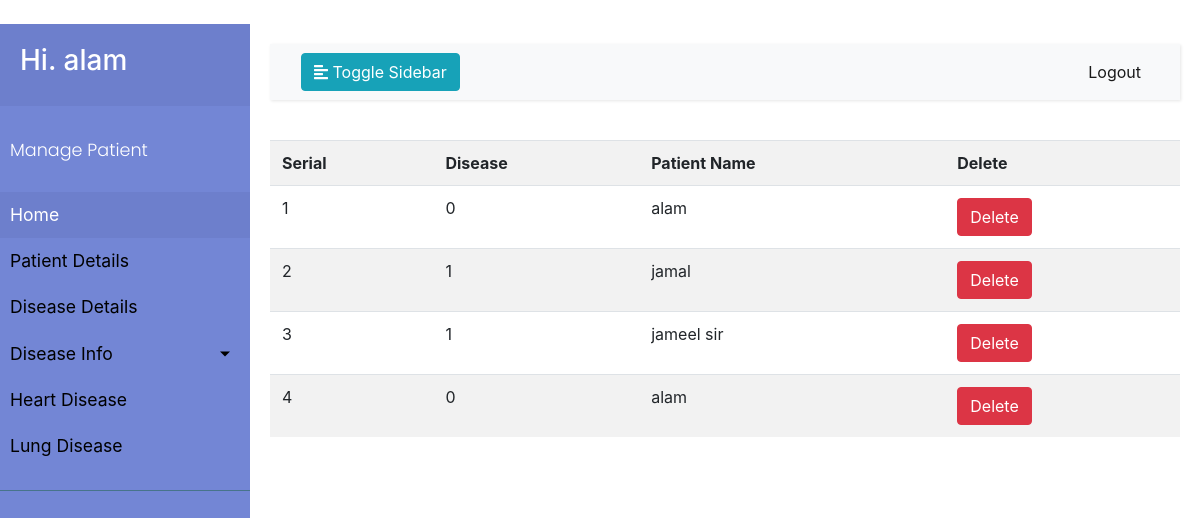
The page /admindiseasedetails (signed in) on the database its author committed.
### app/models.py (models this page shows)
class Patient_data(db.Model):
    id = db.Column(db.Integer, primary_key=True)
    name = db.Column(db.String(80), nullable=False)
    email = db.Column(db.String(200), nullable=True, unique=True)
    phone = db.Column(db.String(20), nullable=True, unique=False)
    added = db.Column(db.String(20), nullable=False, unique=False, default='No')
    h_disease=db.relationship('Heart_data',backref='pname')
    d_disease=db.relationship('Disease_Present_Data',backref='dname') #for one to one relationship only add uselist=false

class Disease_Present_Data(db.Model):
    did=db.Column(db.Integer, primary_key=True)
    disease=db.Column(db.Integer)
    pid=db.Column(db.Integer, db.ForeignKey('patient_data.id'))

### app/views.py (the view)
@app.route('/admindiseasedetails')
def admindiseasedetails():
    if not session.get('logged_in'):
        return redirect(url_for('elogin'))
    else:
        data=Disease_Present_Data.query.all()
        return render_template('admindiseasedetails.html',disease_data=data)

### app/views.py (called while the page is built)
@app.context_processor
def utility_processor():
    def thingspeek():
        datafromwebsite=urllib.request.urlopen("https://api.thingspeak.com/channels/744886/fields/1/last.txt");
        select=datafromwebsite.read();
        data = json.loads(select)
        return data
    return dict(thingspeek=thingspeek)

@app.after_request
def add_header(response):
    response.headers['X-UA-Compatible'] = 'IE=Edge,chrome=1'
    response.headers['Cache-Control'] = 'public, max-age=600'
    return response

### app/templates/admindiseasedetails.html (shortened to what this page needs)
{% extends "adminlayout.html" %}
{% block body%}
<table class="table table-striped">
            <tr>
              <th>Serial</th>
              <th>Disease</th>
			  <th>Patient Name</th>
			  <th>Delete </th>
            </tr>
            {% for row in disease_data %}
              <tr>
                <td>{{row.did}}</td>
                <td>{{row.disease}}</td>
				<td>{{row.dname.name}}</td>
				 <td>
                  <a href="/deletedisease/{{ row.did }}" class="btn btn-danger btn-xs" onclick="return confirm('Are You Sure For Delete?')">Delete</a>
                </td>
				</tr>
				{% endfor %}
				</table>
{% endblock%}

### app/templates/adminlayout.html (shortened to what this page needs)
﻿<!DOCTYPE html>
<html lang="en">
  <head>
    <link rel="stylesheet" href="static/css/adminstyle.css">
    <link href="{{url_for('static',filename='css/bootstrap.min.css' ) }}" rel="stylesheet">
  </head>
  <body>
    <div class="wrapper">
      <nav id="sidebar">
        <div class="sidebar-header">
          <h3>Hi. {{ session['user'][:4] }} </h3>
        </div>
        <ul class="list-unstyled components">
          <p>Manage Patient</p>
          <li class="active">
            <a href="/showpatientgraph">Home</a>
          </li>
          <li>
            <a href="/showpatient">Patient Details</a>
          </li>
          <li>
            <a href="/admindiseasedetails">Disease Details</a>
          </li>
          <li>
            <a href="#pageSubmenu" data-toggle="collapse" aria-expanded="false" class="dropdown-toggle">Disease Info</a>
          </li>
          <li>
            <a href="#">Heart Disease</a>
          </li>
          <li>
            <a href="#">Lung Disease</a>
          </li>
        </ul>
      </nav>
      <div id="content">
        <nav class="navbar navbar-expand-lg navbar-light bg-light">
          <div class="container-fluid">
            <button type="button" id="sidebarCollapse" class="btn btn-info">
            <i class="fas fa-align-left"></i>
            <span>Toggle Sidebar</span>
            </button>
            <div class="collapse navbar-collapse" id="navbarSupportedContent">
              <ul class="nav navbar-nav ml-auto">
                <li class="nav-item active">
                  <a class="nav-link" href="/logout">Logout</a>
                </li>
              </ul>
            </div>
          </div>
        </nav>
        {% block body%} {% endblock %}
      </div>
    </div>
  </body>
</html>

### app/static/css/adminstyle.css (style rules this page uses)
body { font-family: 'Poppins', sans-serif; background: #fafafa; }
p { font-family: 'Poppins', sans-serif; font-size: 1.1em; font-weight: 300; line-height: 1.7em; color: #999; }
a, a:hover, a:focus { color: inherit; text-decoration: none; transition: all 0.3s; }
.navbar { padding: 15px 10px; background: #fff; border: none; border-radius: 0; margin-bottom: 40px; box-shadow: 1px 1px 3px rgba(0, 0, 0, 0.1); }
.wrapper { display: flex; width: 100%; align-items: stretch; }
#sidebar { min-width: 250px; max-width: 250px; background: #7386D5; color: #fff; transition: all 0.3s; }
#sidebar .sidebar-header { padding: 20px; background: #6d7fcc; }
#sidebar ul.components { padding: 20px 0; border-bottom: 1px solid #47748b; }
#sidebar ul p { color: #fff; padding: 10px; }
#sidebar ul li a { padding: 10px; font-size: 1.1em; display: block; }
#sidebar ul li.active>a, a[aria-expanded="true"] { color: #fff; background: #6d7fcc; }
a[data-toggle="collapse"] { position: relative; }
.dropdown-toggle::after { display: block; position: absolute; top: 50%; right: 20px; transform: translateY(-50%); }
#content { width: 100%; padding: 20px; min-height: 100vh; transition: all 0.3s; }

### app/templates/adminlayout.html (style rules this page uses)
a { color:black; }

### rows shown on the page
Patient_data: name "alam"
Disease_Present_Data: did "1", disease "0", dname.name "alam"
Disease_Present_Data: did "2", disease "1", dname.name "jamal"
Disease_Present_Data: did "3", disease "1", dname.name "jameel sir"
Disease_Present_Data: did "4", disease "0", dname.name "alam"
